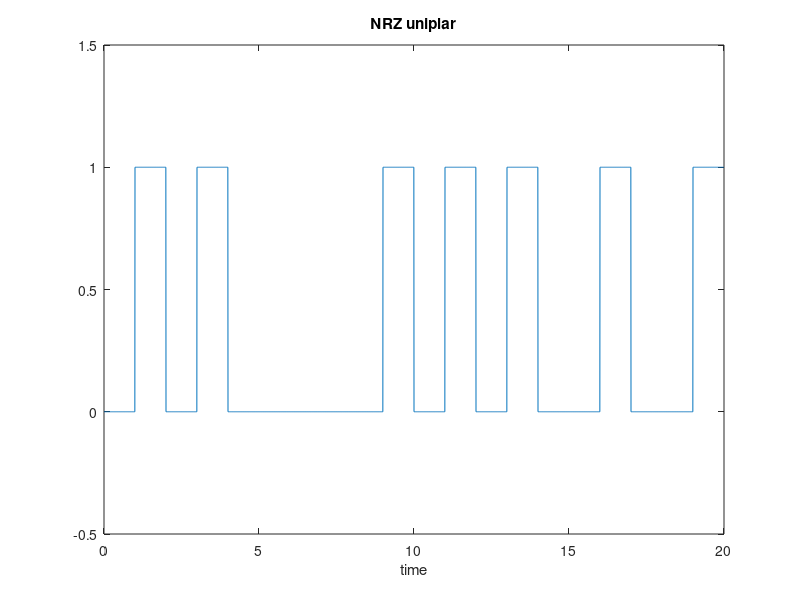

The MATLAB source for this figure:
%NRZ Unipolar signal
bk = rand(1,20)>0.5; %[1 1 0 1 1 0 0 0 0 0 0 0 0 1];
N = length(bk);
t = 0:1/200:(N-1/200);
st = [];
for k=1:N
    if(bk(k)==1) st = [st ones(1,200)];
    else st = [st zeros(1,200)];
    end
end
figure(1)
plot(t,st); 
axis([0 N -.5 1.5]);
title('NRZ uniplar');
xlabel('time');
